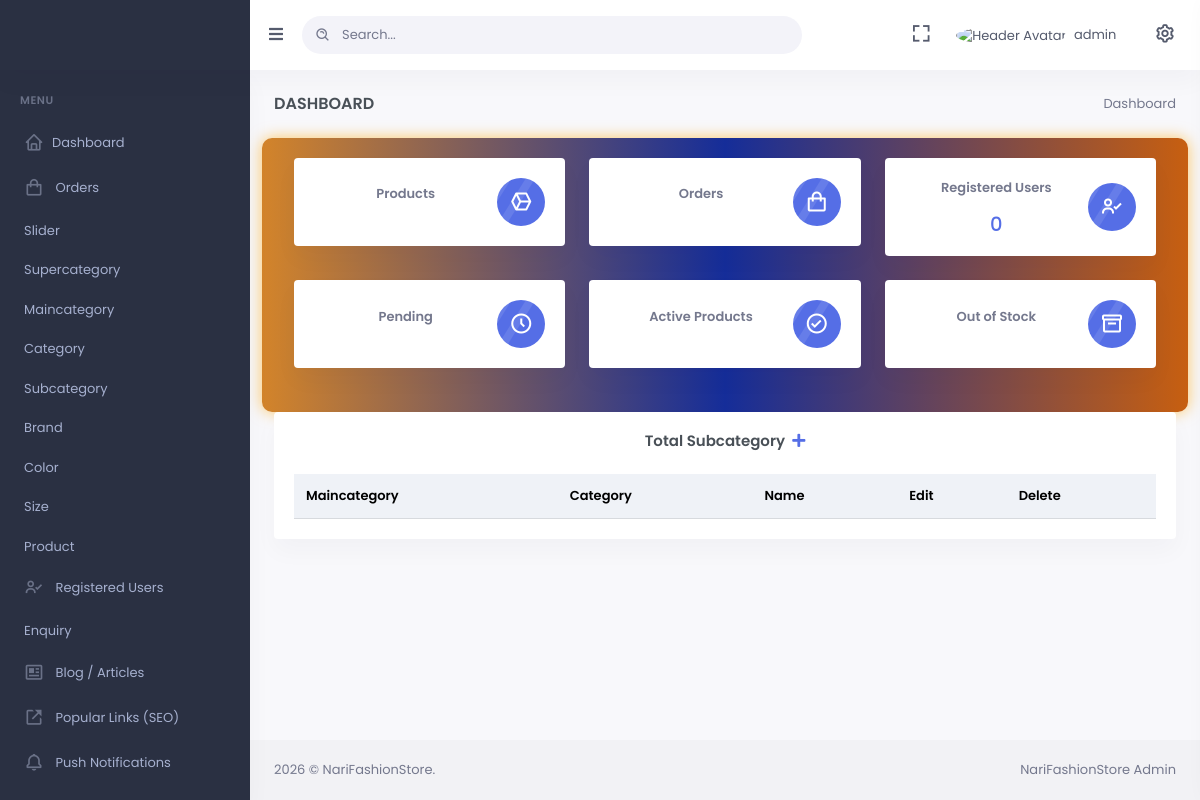
Page /subcategory/ (signed in) on the earlier database version.
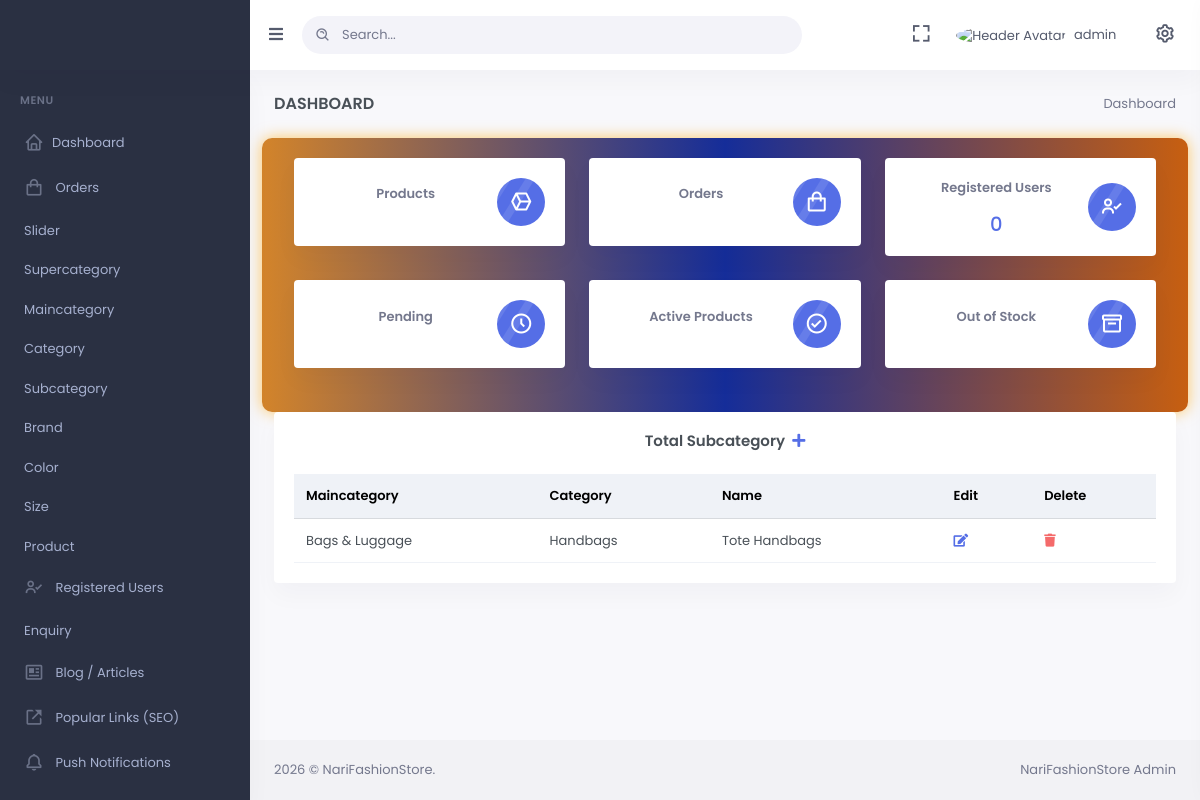
Same page on the later database version.
### mainApp/models.py (models this page shows, shortened)
class Subcategory(models.Model):
    id = models.AutoField(primary_key=True)
    category = models.ForeignKey(Category, on_delete=models.SET_DEFAULT, default=None, null=True, blank=True)
    name = models.CharField(max_length=200)
    slug = models.SlugField(max_length=200)
    image = models.URLField(max_length=1024, default='', null=True, blank=True)
    title=models.CharField(max_length=100,default='',null=True,blank=True)
    description=models.TextField(default='',null=True,blank=True)

class Category(models.Model):
    id = models.AutoField(primary_key=True)
    maincategory = models.ForeignKey(Maincategory, on_delete=models.SET_DEFAULT, default=None, null=True, blank=True)
    name = models.CharField(max_length=200)
    slug = models.SlugField(max_length=200)
    image = models.URLField(max_length=1024, default='', null=True, blank=True)
    app_background = models.URLField(max_length=1024, default='', null=True, blank=True)
    specifications = models.JSONField(default=dict)  # Requires Django 3.1+
    title=models.CharField(max_length=100,default='',null=True,blank=True)
    description=models.TextField(default='',null=True,blank=True)
    def __str__(self):
        return self.name

class Maincategory(models.Model):
    id = models.AutoField(primary_key=True)
    supercategory = models.ForeignKey(Supercategory, on_delete=models.SET_NULL, related_name="maincategories", default=None, null=True, blank=True)
    name = models.CharField(max_length=200, unique=True)
    slug = models.SlugField(max_length=200, unique=True)
    image = models.URLField(max_length=1024, default='', null=True, blank=True)
    banner1 = models.URLField(max_length=1024,default='')
    banner2 = models.URLField(max_length=1024,default='')
    banner3 = models.URLField(max_length=1024,default='')
    banner4 = models.URLField(max_length=1024,default='')
    title=models.CharField(max_length=100,default='',null=True,blank=True)
    description=models.TextField(default='',null=True,blank=True)
    banner = models.URLField(max_length=1024,default='')
    def __str__(self):
        return self.name

### mainApp/backend.py (the view)
# urls.py: path('subcategory/',backend.subcategory_page),
@login_required(login_url='/admin-login/')
@user_passes_test(is_superuser, login_url='/admin-login/')
def subcategory_page(Request):
    if not Request.user.is_superuser:
        return HttpResponseForbidden("You don't have permission to access this page.")
    else:
        subcategory=Subcategory.objects.all().order_by('id').reverse()
        return render(Request,'backend/subcategory.html',{'subcategory':subcategory})

### mainApp/backend.py (called while the page is built)
def is_superuser(user):
    return user.is_superuser

### mainApp/templates/backend/subcategory.html (shortened to what this page needs)
{%extends 'backend/index.html'%}
{% load static %}
{%block body%}
            <div class="row">
                <div class="col-lg-12">
                    <div class="card">
                        <div class="card-body">
                            <h4 class="card-title mb-4 text-center">Total Subcategory<span><a href="/add-subcategory"> &nbsp;<i class="fa fa-plus" aria-hidden="true"></i></a>
                            </span></h4>
                            <div class="table-responsive">
                                <table class="table align-middle table-nowrap mb-0"id="productTable">
                                    <thead class="table-light">
                                        <tr>
                                            <th class="align-middle">Maincategory</th>
                                            <th class="align-middle">Category</th>
                                            <th class="align-middle">Name</th>
                                            <th>Edit</th>
                                            <th>Delete</th>
                                        </tr>
                                    </thead>
                                    <tbody>
                                        {%for item in subcategory%}
                                        <tr>
                                            <td>
                                                {{item.category.maincategory}}
                                            </td>
                                            <td>
                                                {{item.category}}
                                            </td>
                                             <td>
                                                {{item.name}}
                                            </td>
                                            <td>
                                                <a href="/update-subcategory/{{item.id}}"><i class="fa fa-edit"></i></a>
                                            </td>
                                            <td>
                                                <a href="#" onclick="confirmDelete('{{item.id}}')"><i class="fa fa-trash text-danger"></i></a>
                                            </td>
                                        </tr>
                                        {%endfor%}
                                    </tbody>
                                </table>
                            </div>
                        </div>
                    </div>
                </div>
            </div>
        </div>
    </div>
    {%endblock%}

Differences in the rows shown:
added Subcategory: category.maincategory "Bags & Luggage", category "Handbags", name "Tote Handbags"
